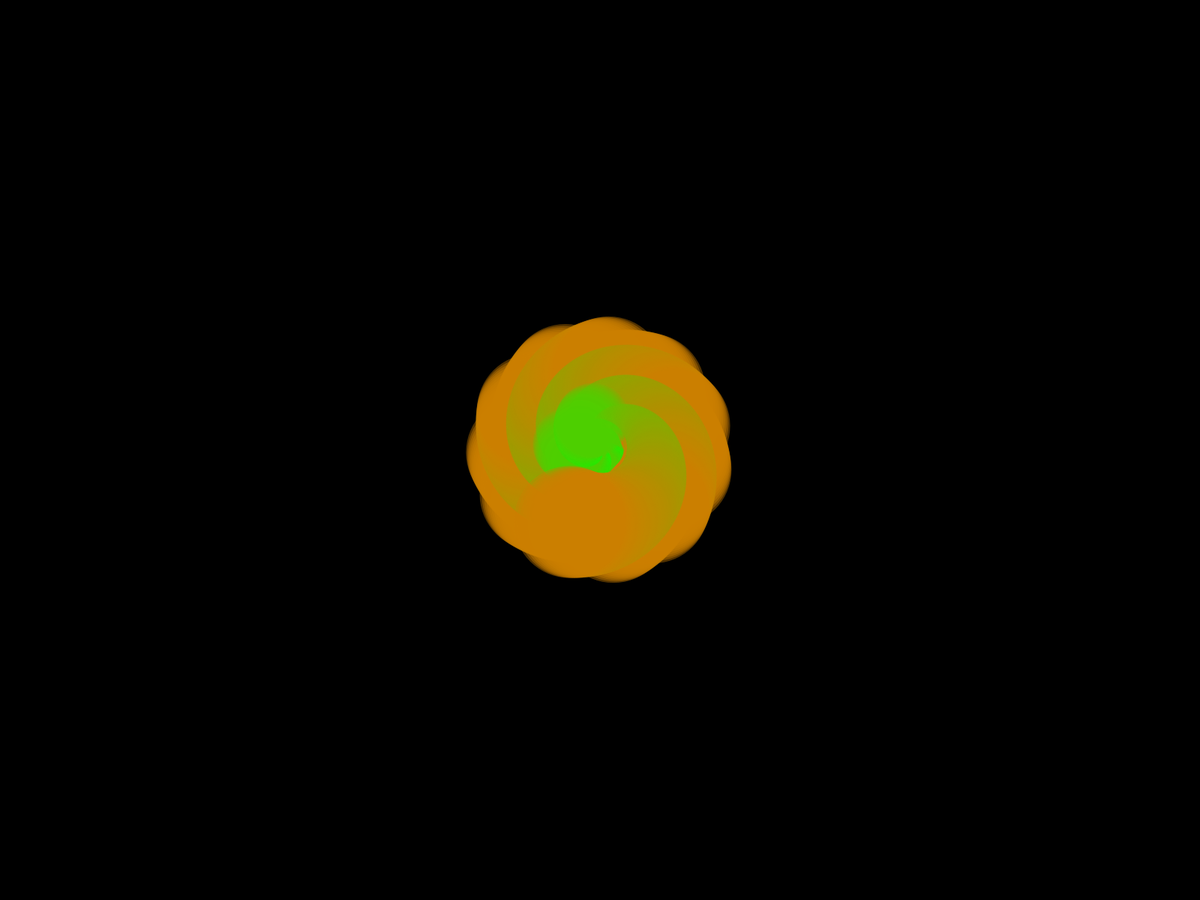
Frame 1 (no input)
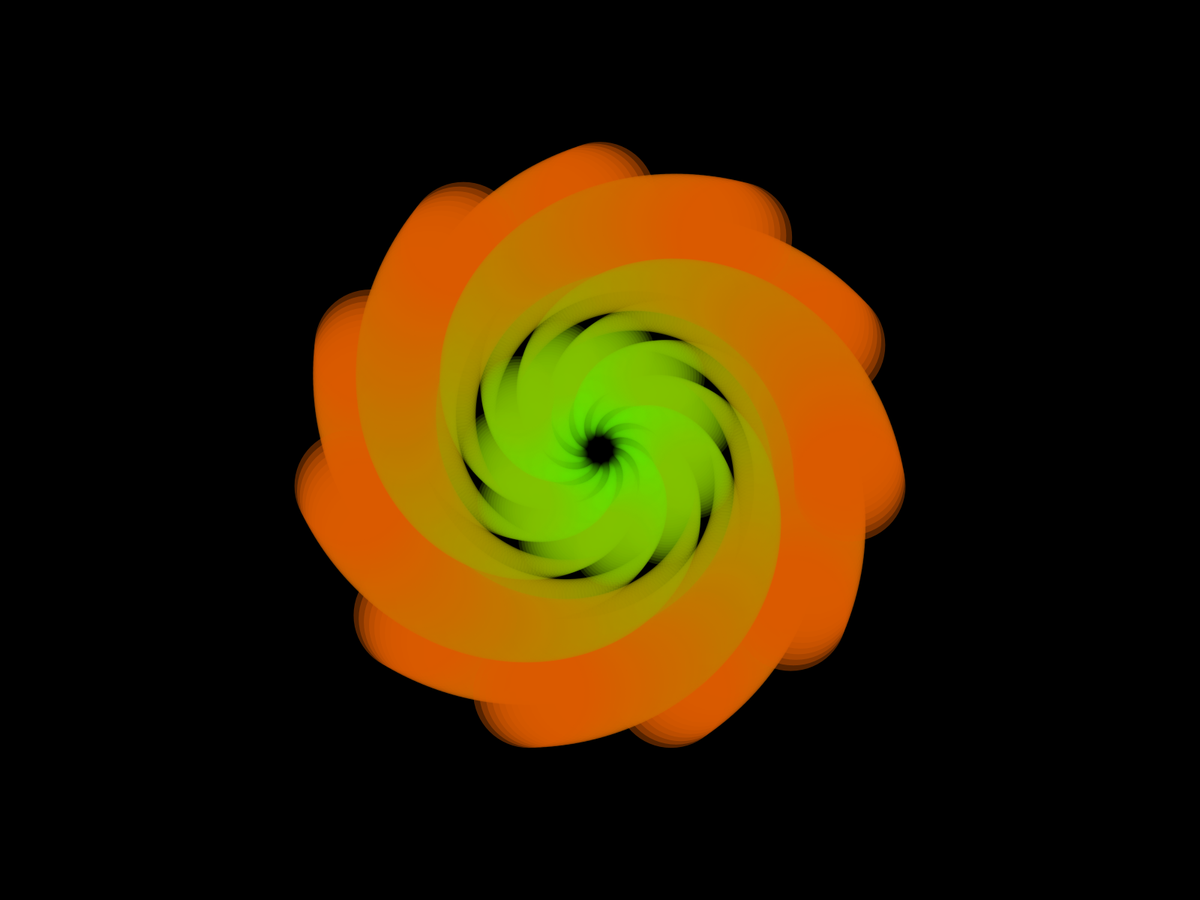
Frame 60 (the mouse pressed at the canvas centre just before this capture)
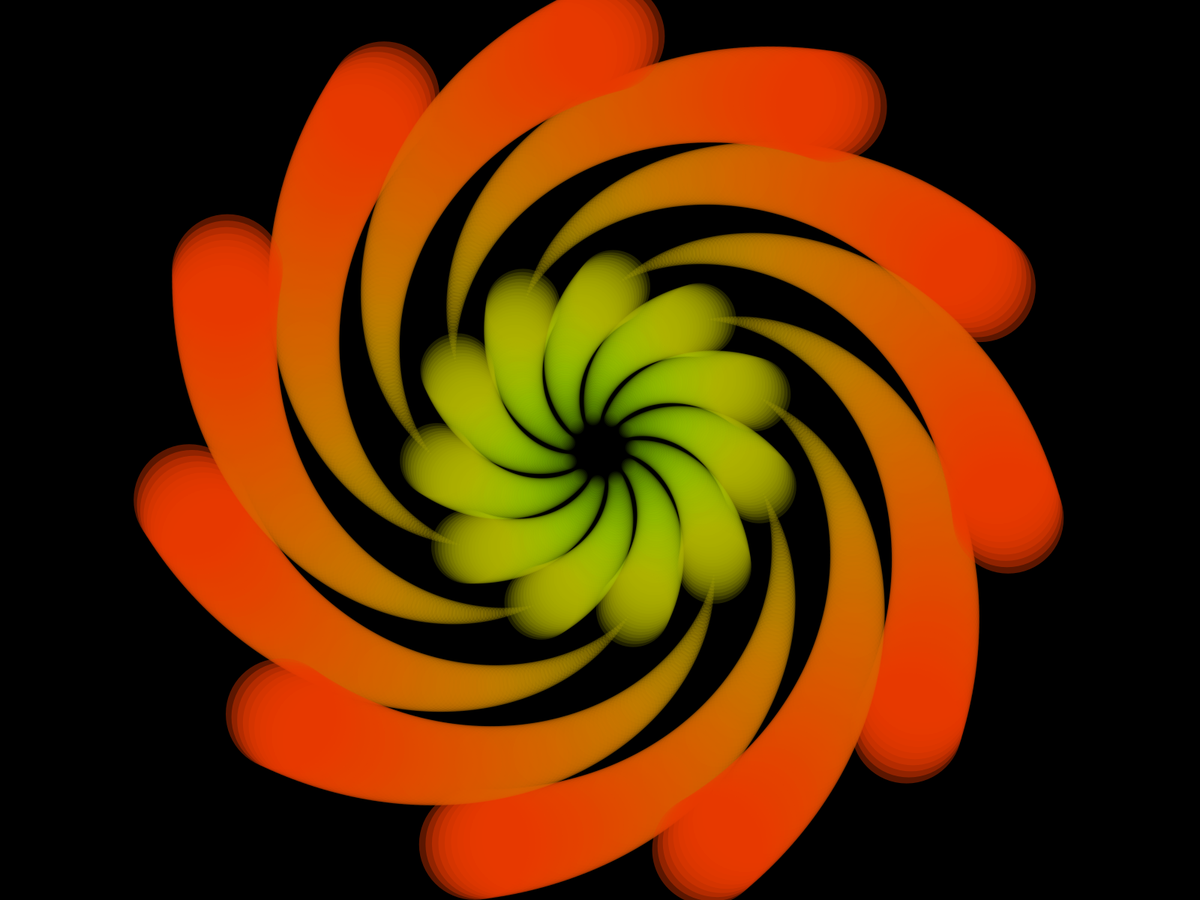
Frame 120 (the mouse held since frame 60 and released just before this capture)

The Processing sketch that drew these frames (run headless with seeded random() and noise(); from frame 60 on, the mouse is pressed at the canvas centre):

// Processing sketch: Flower
// ── Flower.pde
float t;

void setup() {
  //size(500, 500);
  fullScreen();
}

void draw() {     
  background(0);
  t = (sin(frameCount*0.005));
  flower(800*t + 100, 16, 11, 200, 50, 0.45*t + 0.1, 0.4, TWO_PI*(1-t));
}

void flower(float r, float c, float petalCount, float circleCount, float  maxRad, float minRad, float frac, float rot) {  
  float rad = 0;
  noStroke();

  pushMatrix();
  translate(width/2, height/2);  
  for (int j = 0; j< petalCount; j++)       
    for (float i = c; i <= circleCount; i = i + 1) {
      float tt = i/circleCount;
      float x  = r*tt*cos( tt*rot + (2*TWO_PI*j)/petalCount-TWO_PI/2);
      float y  = r*tt*sin( tt*rot + (2*TWO_PI*j)/petalCount-TWO_PI/2);

      if (i < frac*circleCount) {
        rad = map(i, 0, frac*circleCount, minRad, maxRad);
      } else {
      rad = map(i, 0, frac*circleCount, maxRad, minRad);
      }
      fill(lerpColor(color(255*t, 255, 0, 10), color(50*t + 205, 127*(1-t), 0, 100), i/circleCount));      
      ellipse(x, y, 2*rad, 2*rad);
    }
  popMatrix();
}
